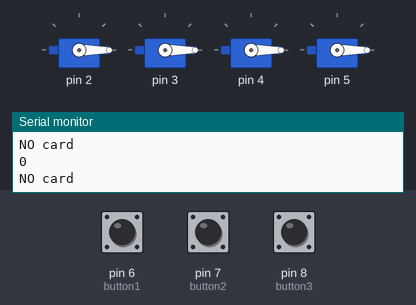
A sketch run on a simulated Arduino Uno, built with avr-gcc and run on an emulated ATmega328P. Parts: 4 × servo, the last lines printed to the serial monitor. The inputs (shaded band) are chosen by the test bench; at power-on: pin 6 (button1) LOW, pin 7 (button2) LOW, pin 8 (button3) LOW. EEPROM starts erased.

Above: at 4.7 s.
4.8 s: pin 6 (button1) pulled HIGH for 0.6 s
At 5.57 s:
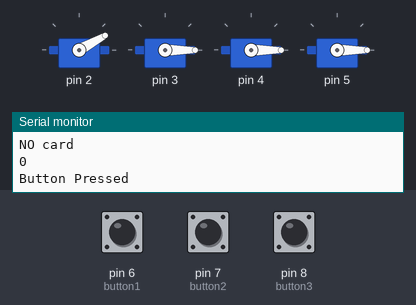
7.9 s: pin 7 (button2) pulled HIGH for 0.6 s
At 8.52 s:
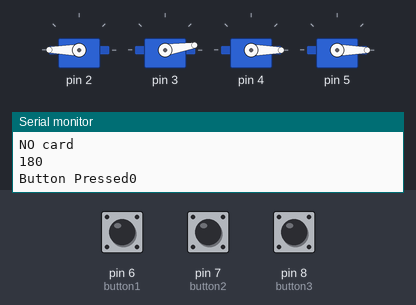
11.0 s: pin 8 (button3) pulled HIGH for 0.6 s
At 14.0 s:
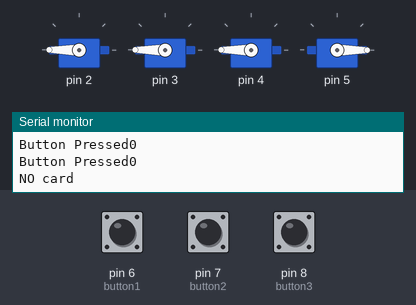
14.1 s: pin 7 (button2) pulled HIGH for 1 s
17.2 s: pin 6 (button1) pulled HIGH for 1 s
Timing chart, 0 to 21.8 s (numbered marks = the images above; inputs shaded):
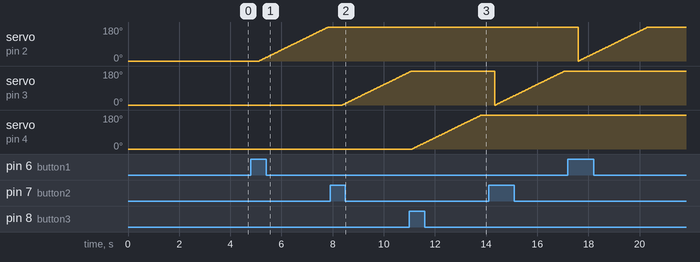

Measured:
- after the input at 4.8 s, servo on pin 2: moves from 0° to 180° over 2.7 s, starting after 0.32 s
- after the input at 7.9 s, servo on pin 3: moves from 0° to 173° over 2.6 s, starting after 0.48 s
- after the input at 11.0 s, servo on pin 4: moves from 0° to 180° over 2.7 s, starting after 0.12 s

The sketch:

LibrarySYSTEM.ino
```cpp
#include <EEPROM.h>     // We are going to read and write PICC's UIDs from/to EEPROM
#include <SPI.h>        // RC522 Module uses SPI protocol
#include <MFRC522.h>  // Library for Mifare RC522 Devices
#include <Servo.h>
#define button1 6
#define button2 7
#define button3 8
//#define button4 8

int locker_id, pos;
String user_id = "";
int locker_no[4] = {1, 2, 3, 4};
int count[4] = {0, 0, 0, 0};
Servo myServo[4];
byte storedCard[4];   // Stores an ID read from EEPROM
byte readCard[4];   // Stores scanned ID read from RFID Module
byte masterCard[4];   // Stores master card's ID read from EEPROM
#define SS_PIN 10
#define RST_PIN 9
MFRC522 mfrc522(SS_PIN, RST_PIN);

void setup()
{
  Serial.begin(9600);
  SPI.begin(); // MFRC522 Hardware uses SPI protocol
  mfrc522.PCD_Init();

  Serial.println("CLEARSHEET");                 // clears starting at row 1
  Serial.println("LABEL,DATE,TIME,LOCKER_ID,USER_ID,STATUS");// make four columns (Date,Time,locker_id,user_id->user_id gets data from readcard)

  for (int i = 0 ; i < EEPROM.length() ; i++)
  {
    EEPROM.write(i, 0);
  }
  for (int i = 0; i < 4; i++)
  {
    myServo[i].attach(2 + i);
    myServo[i].write(0);
  }
  Serial.println("Put your card ");
  pinMode(button1, INPUT);
  pinMode(button2, INPUT);
  pinMode(button3, INPUT);
  //pinMode(button4,INPUT);
  digitalWrite(button1, LOW);
  digitalWrite(button2, LOW);
  digitalWrite(button3, LOW);
}

String lockout = "";
String dataString = "";
//void convert(){
//  for ( uint8_t i = 0; i < 4; i++)
//  {
//    EEPROM.write(i+25,readCard[i]);
//
//    dataString +=(EEPROM.read(i+25));
//    Serial.print(dataString);
//  }
//}

int getID()
{
  dataString = "";
  //Serial.println("HOLA");
  // Getting ready for Reading PICCs
  //  if ( ! mfrc522.PICC_IsNewCardPresent()) { //If a new PICC placed to RFID reader continue
  //    return 0;
  //  }

  if ( ! mfrc522.PICC_ReadCardSerial()) {   //Since a PICC placed get Serial and continue
    return 0;
  }

  // There are Mifare PICCs which have 4 byte or 7 byte UID care if you use 7 byte PICC
  // I think we should assume every PICC as they have 4 byte UID
  // Until we support 7 byte PICCs

  Serial.println("card detected");
  Serial.println(F("Scanned PICC's UID:"));
  for ( uint8_t i = 0; i < 4; i++)
  {
    readCard[i] = mfrc522.uid.uidByte[i];
    Serial.print(readCard[i]);
    dataString += readCard[i];
    Serial.print("  ");
  }
  user_id = dataString;
  Serial.println("  ");

  //  Serial.print(dataString);
  //   Serial.println("enter your book name with coma between them");// get the character
  //  Serial.println("");
  mfrc522.PICC_HaltA(); // Stop reading

  if (clean(dataString) == 4)
  {
    delay(1000);
    return 0;
  }
  else
  {
    Serial.println("outside clean");
    int j = counter();
    Serial.println(j);
    writeID(j);
  }

  Serial.print("DATA,");//send the Name to excel
  Serial.print("DATE");
  Serial.print(",");
  Serial.print("TIME");
  Serial.print(",");
  Serial.print(locker_id);
  Serial.print(",");
  Serial.print(user_id);
  Serial.print(",");
  Serial.print("IN");
  Serial.println(", ");
}

void writeID(int j)
{
  EEPROM.write(j, 1);
  for (int pos = 0; pos >= 180; pos -= 1) { // goes from 0 degrees to 180 degrees
    // in steps of 1 degree
    myServo[j].write(pos);              // tell servo to go to position in variable 'pos'
    delay(15);                       // waits 15ms for the servo to reach the position
  }

  for (int i = ((j + 1) * 4), k = 0; i < ((j + 1) * 4) + 4; i++, k++)
  {
    EEPROM.write(i, readCard[k]);
    // EEPROM.read(i);
    // Serial.println(EEPROM.read(0));
  }
  Serial.println("Assigned Locker Number ");
  Serial.println(j + 1);
  locker_id = j + 1;
}

int counter()
{
  for (int i = 0; i < 4; i++)
  {
    if (EEPROM.read(i) == 0)
    {
      Serial.println("inside counter");
      return i;
    }
  }
}

int clean(String ID)
{
  Serial.println("inside clean");
  lockout = "";
  for (int i = 0; i < 4; i++)
  {
    if (EEPROM.read(i) == 1)
    {
      for (int k = ((i + 1) * 4); k < ((i + 1) * 4) + 4; k++)
      {
        lockout += (EEPROM.read(k));
        // delay(500);

        // Serial.println(EEPROM.read(k));
      }
      Serial.print("  ");
      Serial.println(lockout);
      Serial.print("  ");
      Serial.println(ID);
      if (ID == lockout)
      {
        EEPROM.write(i, 0);
        myServo[i].write(0);
        Serial.println("Removed ID no.");
        Serial.println(lockout);
        Serial.println("Removed locker no. ");
        Serial.println(i + 1);
        locker_id=i+1;

        Serial.print("DATA,");//send the Name to excel
        Serial.print("DATE");
        Serial.print(",");
        Serial.print("TIME");
        Serial.print(",");
        Serial.print(locker_id);
        Serial.print(",");
        Serial.print(user_id);
        Serial.print(",");
        Serial.print("OUT");
        Serial.println(", ");


        Serial.println("Success locker empty");
        return 4;
      }
    }
    lockout = "";
  }
  return 2;
}
int i = 0;

void loop()
{
  //convert();
//  for(byte c=0 ; c<4 ; c++)
//  {
//   myServo[c].write(0);
//  }
////myServo[0].write(0);
int initial=myServo[0].read();
Serial.println(initial);
  if (digitalRead( button1) == HIGH)
  {
    Serial.println("Button Pressed");
    for (int pos = 0; pos <= 180; pos += 1) { // goes from 0 degrees to 180 degrees
    // in steps of 1 degree
    myServo[0].write(pos);              // tell servo to go to position in variable 'pos'
    delay(15);
    }
    int angle=myServo[0].read();
    Serial.println(angle);
    digitalWrite(button1, LOW);
  }
  if (digitalRead( button2) == HIGH)
  {
    Serial.print("Button Pressed");
    int angle=myServo[1].read();
    Serial.println(angle);
    for (pos = 0; pos <= 180; pos += 1) { // goes from 0 degrees to 180 degrees
    // in steps of 1 degree
    myServo[1].write(pos);              // tell servo to go to position in variable 'pos'
    delay(15);
    }
    digitalWrite(button2, LOW);
  }
  if (digitalRead( button3) == HIGH)
  {
    Serial.print("Button Pressed");
        int angle=myServo[2].read();
    Serial.println(angle);
      for (pos = 0; pos <= 180; pos += 1) { // goes from 0 degrees to 180 degrees
    // in steps of 1 degree
    myServo[2].write(pos);              // tell servo to go to position in variable 'pos'
    delay(15);
    }
    digitalWrite(button3, LOW);
  }
  /*   if(digitalRead( button4==HIGH))
    {
      myServo[3].write(180);
     }*/

  if (mfrc522.PICC_IsNewCardPresent())
  {
    getID();
  }
  else
  {
    Serial.println("NO card");
  }
  delay(500);
}
```
